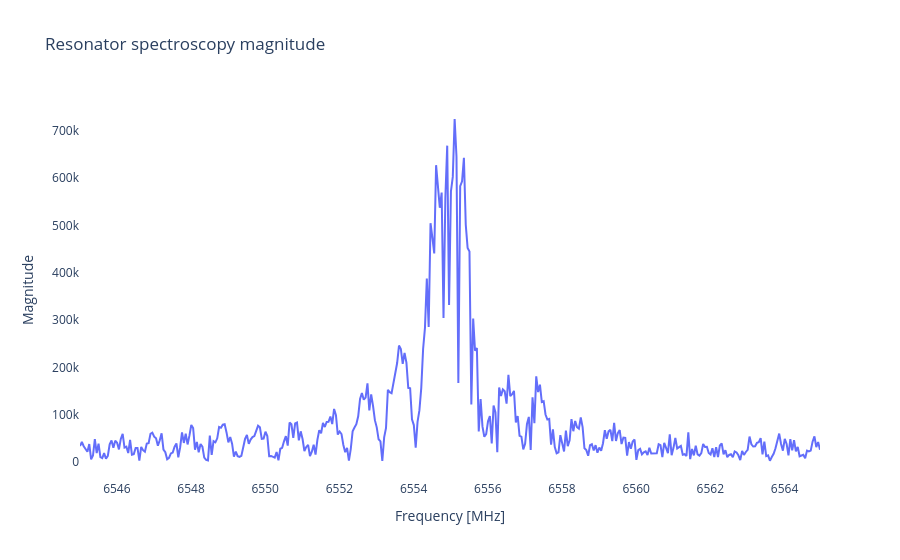
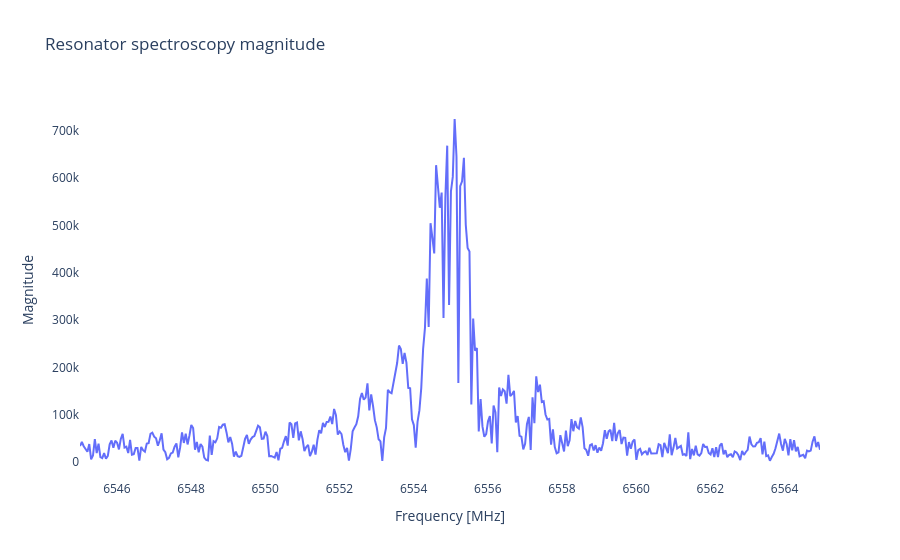
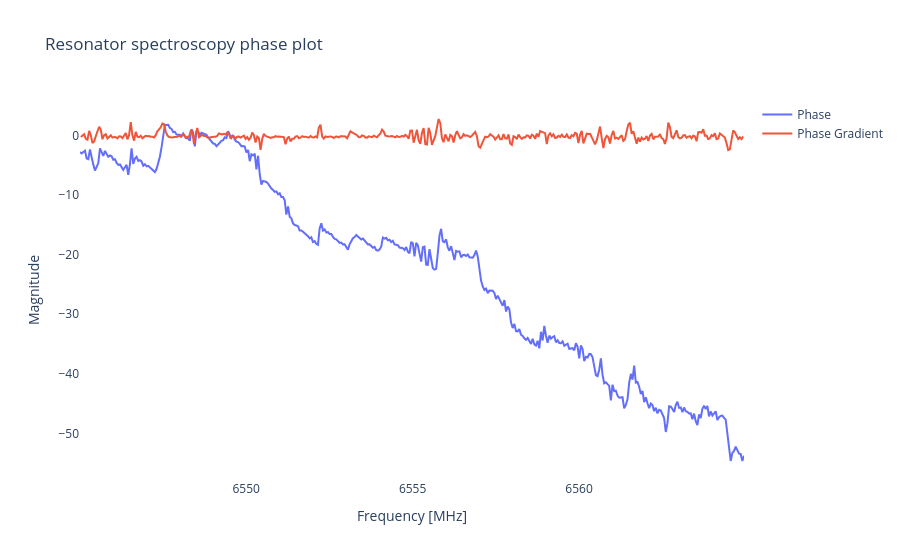
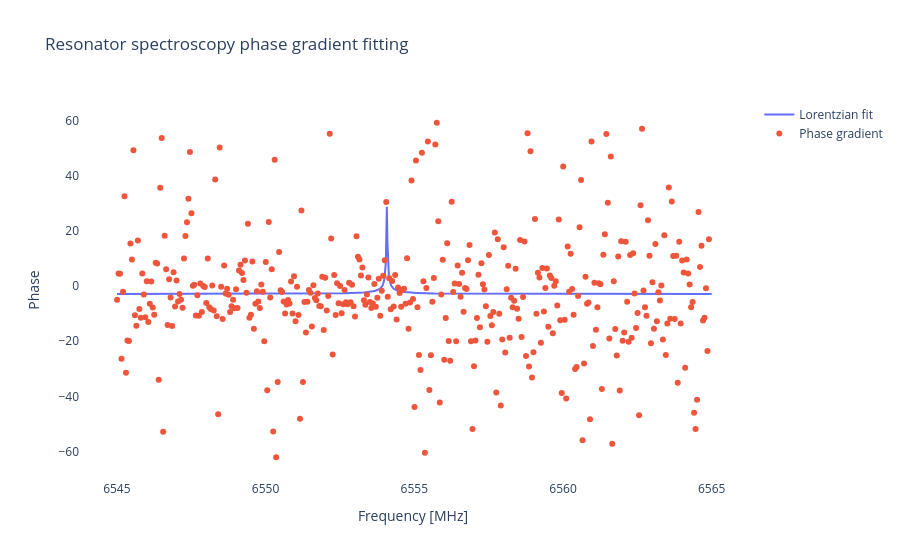

The code cell stored with these charts, in order, in its notebook:
### Markdown cell above
## Readout calibration

Run this first to install LeeQ's GMM measurement transform for the subsequent experiments.

### Code cell
mprim = dut.get_measurement_prim_intlist(0)         # resonator measurement params
c1 = dut.get_c1('f01')                              # qubit pulse collection

ResonatorSweepTransmissionWithExtraInitialLPB(dut,
            start = 6555.00645321587-10,
            stop  = 6555.00645321587+10,
            step = 0.05,
            num_avs = 1000,
            rep_rate = 0.0,
            mp_width = 8,
            amp=0.03
)

### Figure 1 — Plotly figure (JSON) as saved in the notebook; plotly's stock layout.template omitted (floating-point values rounded to 4 significant figures; data arrays with more than 128 entries replaced by an {"elided": "..."} marker saying what was removed)
{"data": [{"mode": "lines", "name": "Magnitude", "type": "scatter", "x": {"elided": "400 float values"}, "y": {"elided": "400 float values"}}], "layout": {"plot_bgcolor": "white", "title": {"text": "Resonator spectroscopy magnitude"}, "xaxis": {"title": {"text": "Frequency [MHz]"}}, "yaxis": {"title": {"text": "Magnitude"}}}}

### Figure 2 — Plotly figure (JSON) as saved in the notebook; plotly's stock layout.template omitted (floating-point values rounded to 4 significant figures; data arrays with more than 128 entries replaced by an {"elided": "..."} marker saying what was removed)
{"data": [{"line": {"width": 2}, "mode": "lines", "name": "Magnitude", "type": "scatter", "x": {"elided": "400 float values"}, "y": {"elided": "400 float values"}}], "layout": {"plot_bgcolor": "white", "title": {"text": "Resonator spectroscopy magnitude"}, "xaxis": {"title": {"text": "Frequency [MHz]"}}, "yaxis": {"title": {"text": "Magnitude"}}}}

### Figure 3 — Plotly figure (JSON) as saved in the notebook; plotly's stock layout.template omitted (floating-point values rounded to 4 significant figures; data arrays with more than 128 entries replaced by an {"elided": "..."} marker saying what was removed)
{"data": [{"mode": "lines", "name": "Phase", "type": "scatter", "x": {"elided": "400 float values"}, "y": {"elided": "400 float values"}}, {"mode": "lines", "name": "Phase Gradient", "type": "scatter", "x": {"elided": "399 float values"}, "y": {"elided": "400 float values"}}], "layout": {"plot_bgcolor": "white", "title": {"text": "Resonator spectroscopy phase plot"}, "xaxis": {"title": {"text": "Frequency [MHz]"}}, "yaxis": {"title": {"text": "Magnitude"}}}}

### Figure 4 — Plotly figure (JSON) as saved in the notebook; plotly's stock layout.template omitted (floating-point values rounded to 4 significant figures; data arrays with more than 128 entries replaced by an {"elided": "..."} marker saying what was removed)
{"data": [{"mode": "lines", "name": "Lorentzian fit", "type": "scatter", "x": {"elided": "2000 float values"}, "y": {"elided": "2000 float values"}}, {"mode": "markers", "name": "Phase gradient", "type": "scatter", "x": {"elided": "400 float values"}, "y": {"elided": "399 float values"}}], "layout": {"plot_bgcolor": "white", "title": {"text": "Resonator spectroscopy phase gradient fitting"}, "xaxis": {"title": {"text": "Frequency [MHz]"}}, "yaxis": {"title": {"text": "Phase"}}}}
